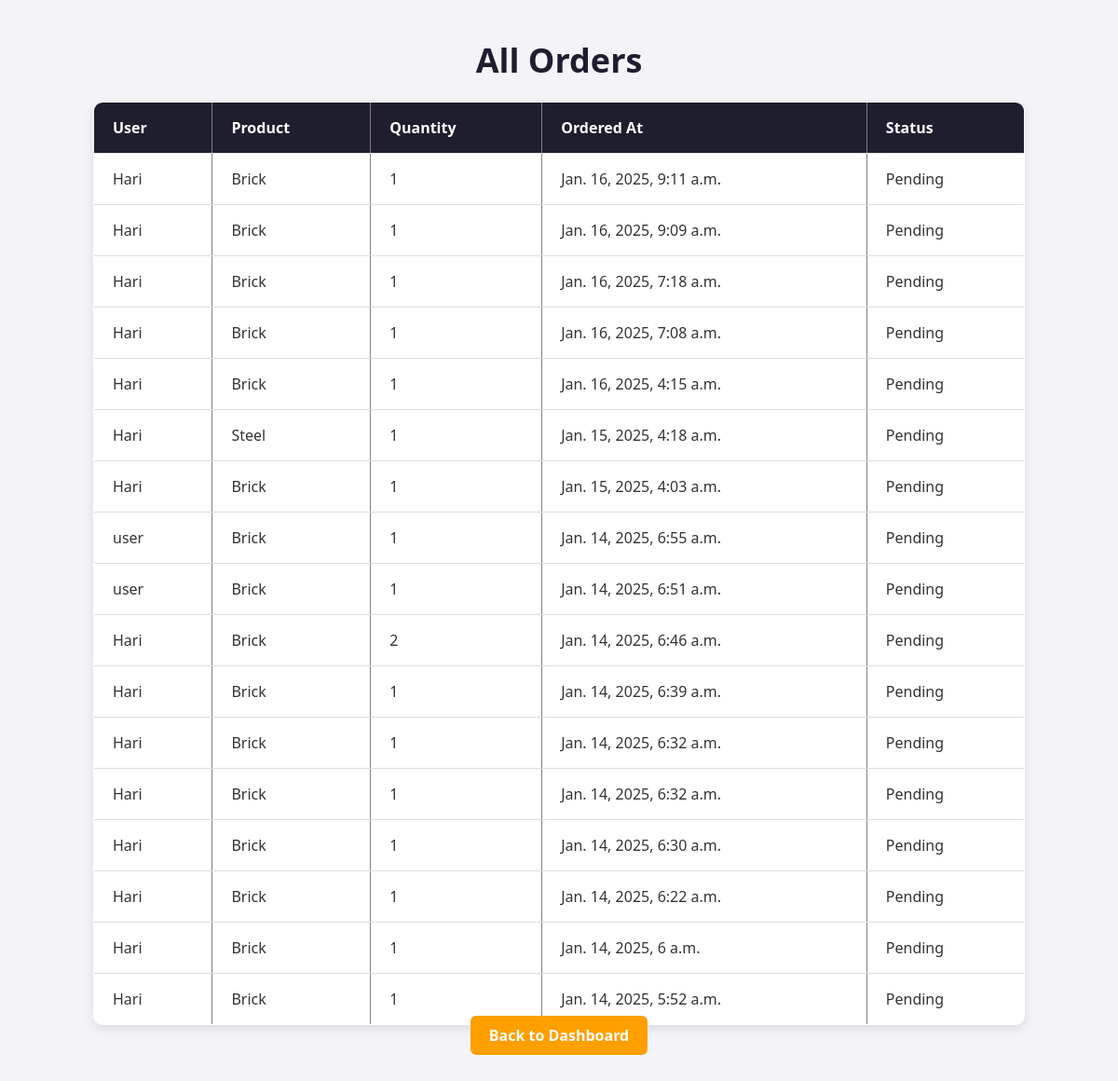
The page /orders/ (signed in) on the database as committed earlier.
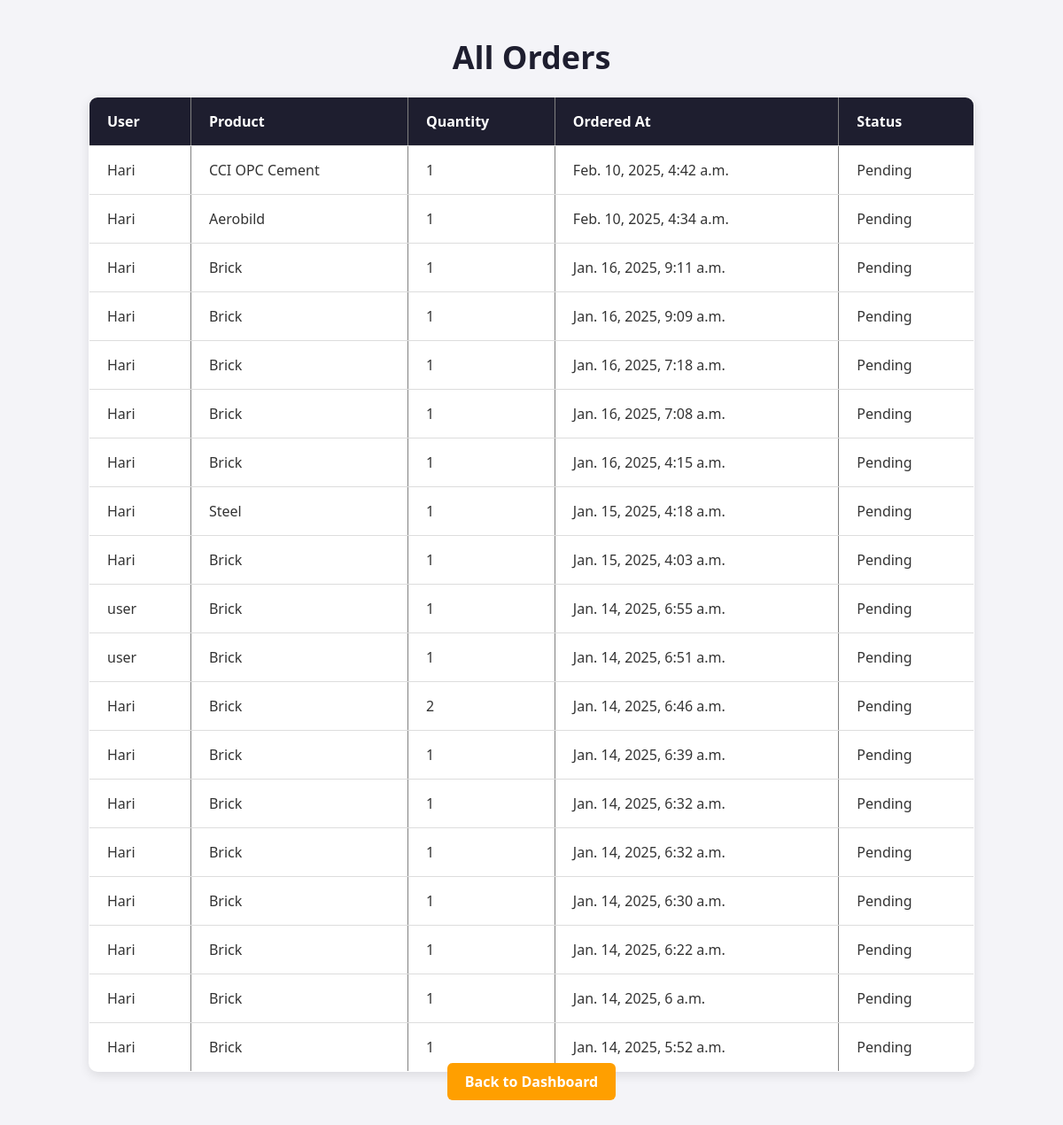
The same page on the database as committed later.
### app/models.py (models this page shows, shortened)
class Order(models.Model):
    user = models.ForeignKey(User, on_delete=models.CASCADE)
    product = models.ForeignKey(Product, on_delete=models.CASCADE)
    quantity = models.IntegerField()
    amount = models.IntegerField(default=0)  # Default amount = 0
    ordered_at = models.DateTimeField(auto_now_add=True)
    status = models.CharField(max_length=100, default="Pending")
    billing_address = models.ForeignKey(BillingAddress, on_delete=models.SET_NULL, null=True, blank=True)
    razorpay_order_id = models.CharField(max_length=100, blank=True, null=True)
    razorpay_payment_id = models.CharField(max_length=100, blank=True, null=True)
    razorpay_signature = models.CharField(max_length=255, blank=True, null=True)

class Product(models.Model):
    name = models.CharField(max_length=200)
    description = models.TextField()
    price = models.DecimalField(max_digits=10, decimal_places=2)
    stock = models.IntegerField()
    image = models.ImageField(upload_to='products/')
    category = models.CharField(max_length=100)

### app/views.py (the view)
# urls.py: path('orders/', views.view_all_orders, name='view_all_orders'),
@login_required
def view_all_orders(request):
    if not request.user.is_superuser:
        return redirect('home')
    orders = Order.objects.all().order_by('-ordered_at')
    return render(request, 'admin/all_orders.html', {'orders': orders})

### templates/admin/all_orders.html (shortened to what this page needs)
<!DOCTYPE html>
<html>
<head>
    {% load static %}
    <link rel="stylesheet" href="{% static 'css/admin.css' %}">
</head>
<body>
    <h1>All Orders</h1>
    <table border="1">
        <tr>
            <th>User</th>
            <th>Product</th>
            <th>Quantity</th>
            <th>Ordered At</th>
            <th>Status</th>
        </tr>
        {% for order in orders %}
        <tr>
            <td>{{ order.user.username }}</td>
            <td>{{ order.product.name }}</td>
            <td>{{ order.quantity }}</td>
            <td>{{ order.ordered_at }}</td>
            <td>{{ order.status }}</td>
        </tr>
        {% endfor %}
    </table>
    <p><a href="{% url 'admin_home' %}">Back to Dashboard</a></p>
</body>
</html>

### static/css/admin.css (style rules this page uses)
* { margin: 0; padding: 0; box-sizing: border-box; }
body { font-family: 'Segoe UI', Tahoma, Geneva, Verdana, sans-serif; background-color: #f4f4f8; color: #333; padding: 40px 20px; }
h1 { text-align: center; color: #1e1e2f; margin-bottom: 20px; font-size: 36px; }
p { text-align: center; margin-bottom: 40px; }
p a { text-decoration: none; margin: 0 15px; padding: 10px 20px; background-color: #ff9f00; color: white; border-radius: 6px; font-weight: 600; transition: background-color 0.3s ease; }
table { width: 100%; max-width: 1000px; margin: 0 auto; border-collapse: collapse; background-color: white; box-shadow: 0 4px 12px rgba(0, 0, 0, 0.1); border-radius: 10px; overflow: hidden; }
th, td { padding: 16px 20px; text-align: left; border-bottom: 1px solid #ddd; font-size: 16px; }
th { background-color: #1e1e2f; color: white; }

Rows that differ between the two databases and show on the page:
added Order: user.username "Hari", product.name "CCI OPC Cement", quantity "1", ordered_at "Feb. 10, 2025, 4:42 a.m.", status "Pending"
added Order: user.username "Hari", product.name "Aerobild", quantity "1", ordered_at "Feb. 10, 2025, 4:34 a.m.", status "Pending"
